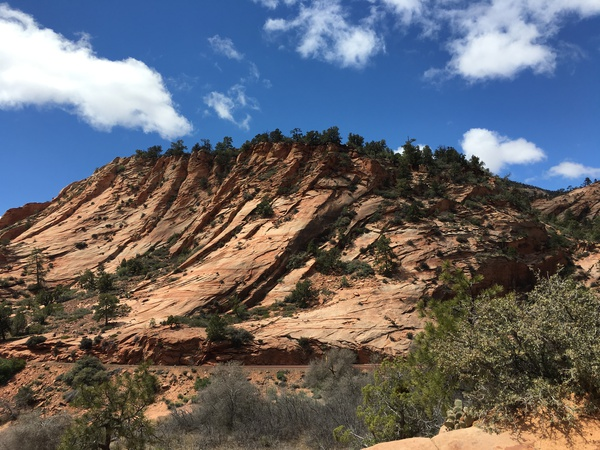
#> input picture seamcarving/landscape.jpg, 600 x 450 px
$ python thresholding.py --image ../seamcarving/landscape.jpg
#> lines starting #> are read from the running program, lines starting #| are printed output that depends on the picture; after the words box and inside, x2 and y2 are one past the last pixel; in counts of white or black regions, pixels touching at a corner belong together
# import the necessary packages
import argparse
import cv2

# construct the argument parser and parse the arguments
ap = argparse.ArgumentParser()
ap.add_argument("-i", "--image", required = True,
	help = "Path to the image to be thresholded")
ap.add_argument("-t", "--threshold", type = int, default = 128,
	help = "Threshold value")
args = vars(ap.parse_args())

# load the image and convert it to grayscale
image = cv2.imread(args["image"])
#> image is the input picture: shape (450, 600, 3); mean B, G, R 107.9, 102.7, 102.9
gray = cv2.cvtColor(image, cv2.COLOR_BGR2GRAY)
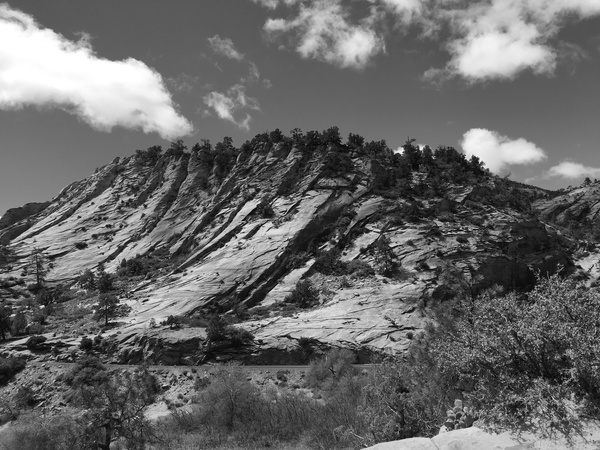
#> gray: shape (450, 600); min 2, max 255, mean 103.3

# initialize the list of threshold methods
methods = [
	("THRESH_BINARY", cv2.THRESH_BINARY),
	("THRESH_BINARY_INV", cv2.THRESH_BINARY_INV),
	("THRESH_TRUNC", cv2.THRESH_TRUNC),
	("THRESH_TOZERO", cv2.THRESH_TOZERO),
	("THRESH_TOZERO_INV", cv2.THRESH_TOZERO_INV)]

# loop over the threshold methods
for (threshName, threshMethod) in methods:
	# threshold the image and show it
	(T, thresh) = cv2.threshold(gray, args["threshold"], 255, threshMethod)
	cv2.imshow(threshName, thresh)
	cv2.waitKey(0)
#> this loop made 5 passes
#> pass 1, `(T, thresh) = cv2.threshold(gray, args["threshold"], 255, threshMethod)`:
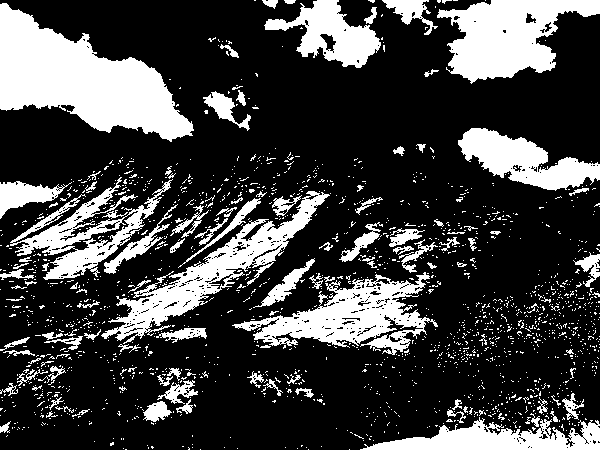
#> thresh: shape (450, 600); 25.6% white; 1752 white regions (1640 under 20 px), largest, box (x1, y1, x2, y2) and area: (0, 3, 194, 142) 13584, (437, 0, 600, 84) 7736, (101, 191, 330, 344) 6832
#> pass 3, `(T, thresh) = cv2.threshold(gray, args["threshold"], 255, threshMethod)`:
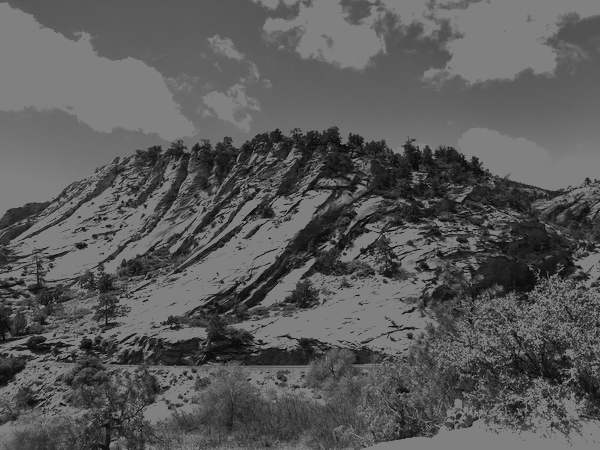
#> thresh: shape (450, 600); min 2, max 128, mean 89.8
